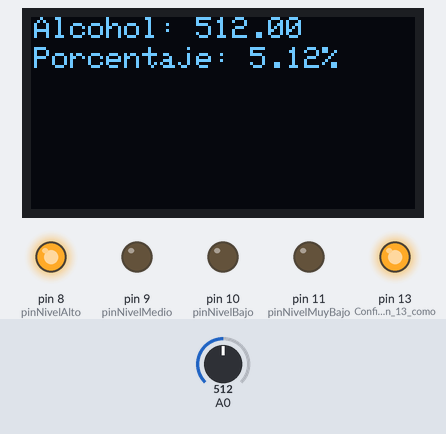
This sketch was run on a simulated Arduino Uno, built with avr-gcc and run on an emulated ATmega328P. Parts: 128×64 one-colour display, output pins drawn as LEDs (lit = HIGH). The inputs (shaded band) are chosen by the test bench; at power-on: A0 = 512. What the sketch prints to the serial monitor is not drawn.

Above: at 1.2 s.
1.3 s: A0 set to 492
At 2.4 s:
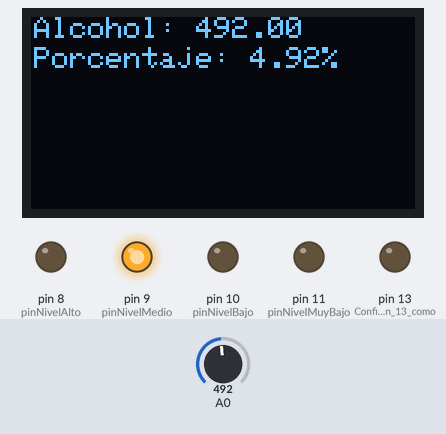
2.8 s: A0 set to 387
At 3.6 s:
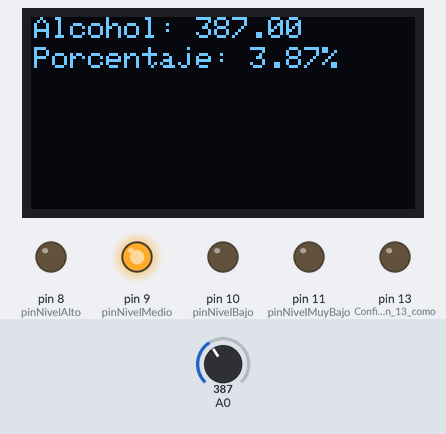
4.6 s: A0 set to 358
At 6.0 s:
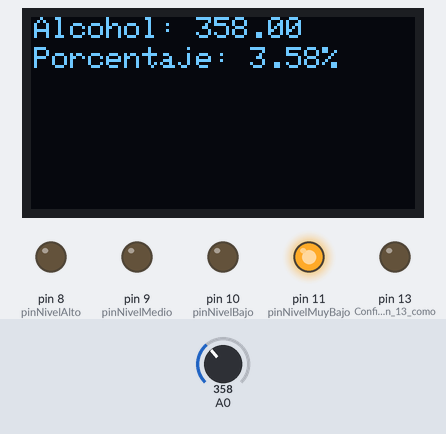
6.3 s: A0 set to 330
At 7.1 s:
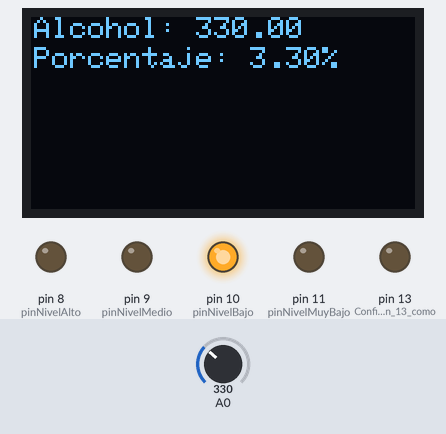
Timing chart, 0 to 9.0 s (numbered marks = the images above; inputs shaded):
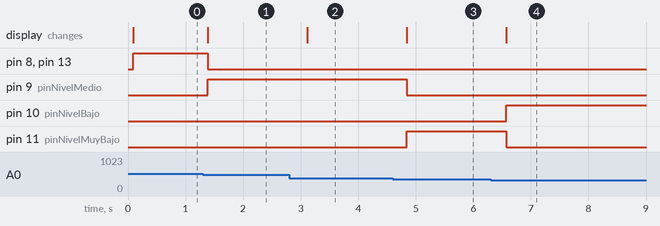

Measured:
- the behaviour switches between 501 and 500 on A0 (found by bisection; images 0 and 1)
- the behaviour switches between 371 and 370 on A0 (found by bisection; images 2 and 3)
- after the input at 1.3 s, pin 8 (pinNivelAlto), pin 13 (Configura_el_Pin_13_como): HIGH → LOW after 0.09 s; pin 9 (pinNivelMedio): LOW → HIGH after 0.09 s; the display: changes after 0.09 s (image 1)
- after the input at 2.8 s, the display: changes after 0.32 s (image 2)
- after the input at 4.6 s, pin 9 (pinNivelMedio): HIGH → LOW after 0.25 s; pin 11 (pinNivelMuyBajo): LOW → HIGH after 0.25 s; the display: changes after 0.25 s (image 3)
- after the input at 6.3 s, pin 10 (pinNivelBajo): LOW → HIGH after 0.28 s; pin 11 (pinNivelMuyBajo): HIGH → LOW after 0.28 s; the display: changes after 0.27 s (image 4)

The sketch:

CodigoInicial.ino
```cpp
#include "Wire.h"
#include "Adafruit_SSD1306.h"
#include "Adafruit_GFX.h"

// Pantalla OLED con dirección TWI
#define OLED_ADDR 0x3C

Adafruit_SSD1306 display(-1); // -1 = no reset pin
int valor_limite = 500;       // Fija el valor límite en el que se activa la alarma
float valor_alcohol;

const int pinNivelAlto = 8;
const int pinNivelMedio = 9;
const int pinNivelBajo = 10;
const int pinNivelMuyBajo = 11;

void setup() {
  // Inicializa y borra la pantalla OLED
  display.begin(SSD1306_SWITCHCAPVCC, OLED_ADDR);
  display.clearDisplay();
  display.display();

  // Muestra una línea de texto
  display.setTextSize(1.3);
  display.setTextColor(WHITE);

  // Inicializa el puerto serial
  Serial.begin(9600);

  // Configura los pines como salidas
  pinMode(pinNivelAlto, OUTPUT);
  pinMode(pinNivelMedio, OUTPUT);
  pinMode(pinNivelBajo, OUTPUT);
  pinMode(pinNivelMuyBajo, OUTPUT);

  pinMode(13, OUTPUT); // Configura el Pin 13 como salida para el Zumbador
}

void loop() {
  valor_alcohol = analogRead(A0);
  float porcentaje = (valor_alcohol / 10000); // Calcula el porcentaje

  // Limpia la línea anterior y muestra el nuevo valor del alcohol
  display.fillRect(0, 0, 128, 16, BLACK); // Borra la línea anterior del valor del alcohol
  display.setCursor(1, 0);
  display.print("Alcohol: ");
  display.print(valor_alcohol);

  // Limpia la línea anterior y muestra el nuevo porcentaje
  display.fillRect(0, 10, 128, 16, BLACK); // Borra la línea anterior del porcentaje
  display.setCursor(1, 10);
  display.print("Porcentaje: ");
  display.print(porcentaje * 100, 2); // Muestra el porcentaje en la pantalla
  display.print("%");
  display.display(); // Actualiza la pantalla

  Serial.print("Alcohol: ");
  Serial.println(valor_alcohol);
  Serial.print("Porcentaje: ");
  Serial.print(porcentaje * 100, 2);
  Serial.println("%");

  // Control de los LEDs en función del valor de alcohol
  if (valor_alcohol > valor_limite) {
    digitalWrite(pinNivelAlto, HIGH);
    digitalWrite(pinNivelMedio, LOW);
    digitalWrite(pinNivelBajo, LOW);
    digitalWrite(pinNivelMuyBajo, LOW);
    digitalWrite(13, HIGH); // Enciende el Zumbador conectado al Pin 13
  } else if (valor_alcohol > 370) {
    digitalWrite(pinNivelAlto, LOW);
    digitalWrite(pinNivelMedio, HIGH);
    digitalWrite(pinNivelBajo, LOW);
    digitalWrite(pinNivelMuyBajo, LOW);
    digitalWrite(13, LOW); // Apaga el Zumbador
  } else if (valor_alcohol > 340) {
    digitalWrite(pinNivelAlto, LOW);
    digitalWrite(pinNivelMedio, LOW);
    digitalWrite(pinNivelBajo, LOW);
    digitalWrite(pinNivelMuyBajo, HIGH);
    digitalWrite(13, LOW); // Apaga el Zumbador
  } else if (valor_alcohol < 340) {
    digitalWrite(pinNivelAlto, LOW);
    digitalWrite(pinNivelMedio, LOW);
    digitalWrite(pinNivelBajo, HIGH);
    digitalWrite(pinNivelMuyBajo, LOW);
    digitalWrite(13, LOW); // Apaga el Zumbador
  } else {
    digitalWrite(pinNivelAlto, LOW);
    digitalWrite(pinNivelMedio, LOW);
    digitalWrite(pinNivelBajo, LOW);
    digitalWrite(pinNivelMuyBajo, LOW);
    digitalWrite(13, LOW); // Apaga el Zumbador
  }

  delay(400); // Espera 400ms para realizar la próxima medida
}
```
